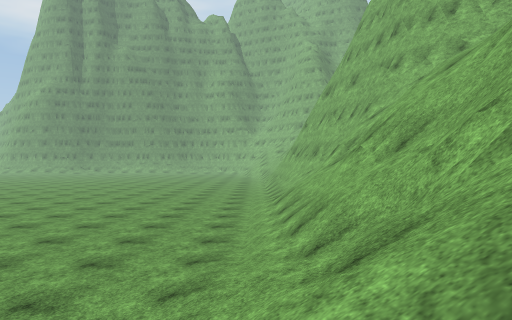
View 1 (above)

22 first-person views from a walk through a 3-D level made in the Unity game engine. The camera is 1.3 m above the floor, looks level and sees 70° across. The floor is counted in squares, 2 m on a side. Each view is taken from the middle of a square. On the plan, view 1 faces up. The plan holds only what a view shows up to about 11 squares ahead; the rest is blank. The place goes on beyond the plan. The player character is not drawn. Some surface patterns are stand-ins.

View 2
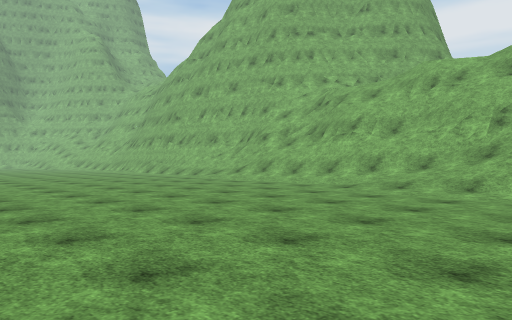

View 3
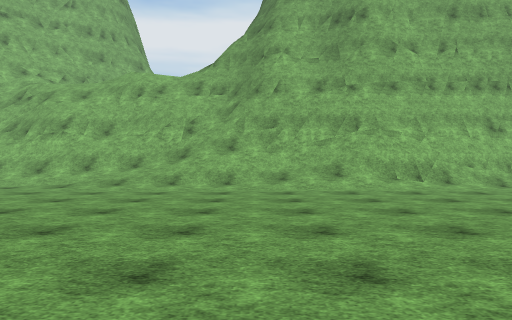

View 4
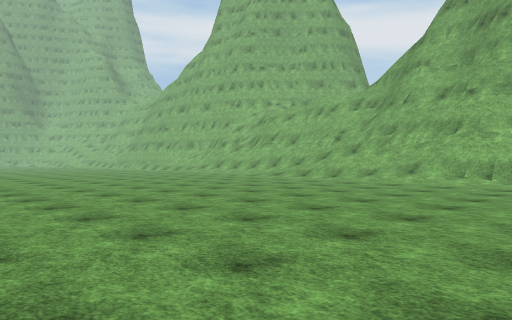

View 5
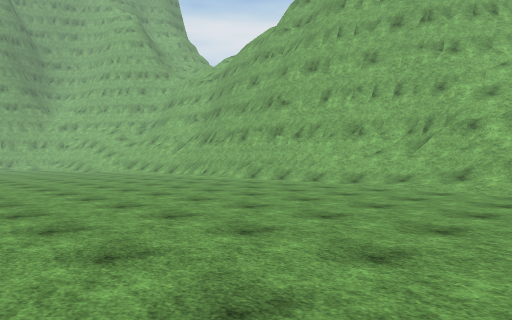

View 6
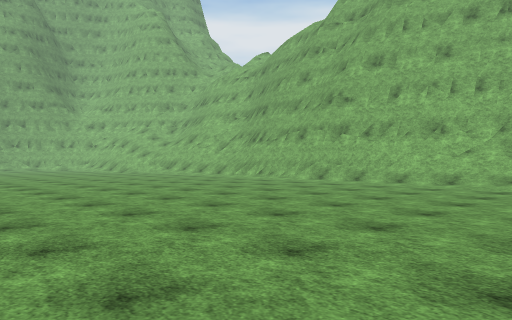

View 7
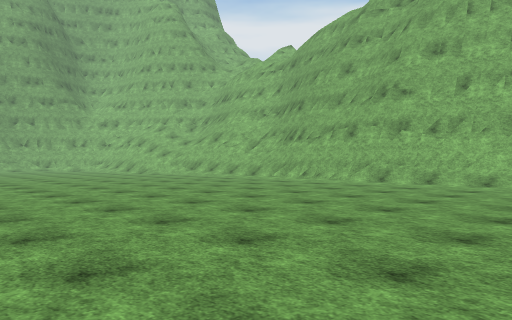

View 8
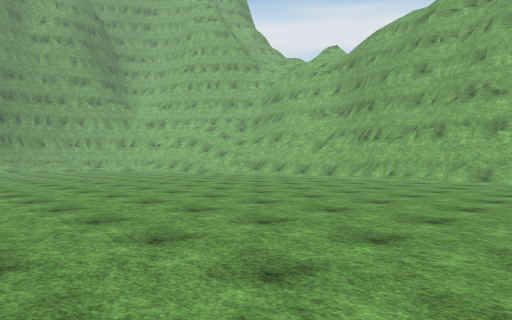

View 9
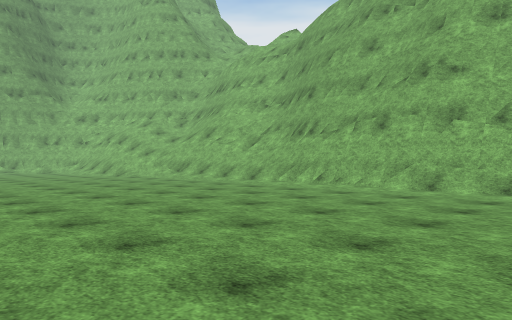

View 10
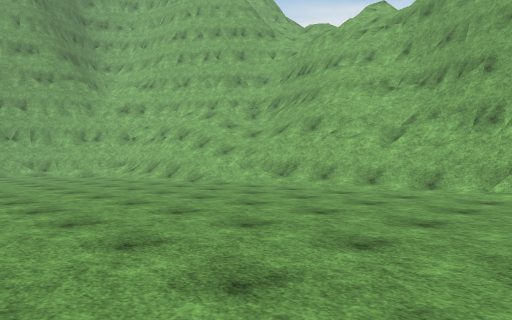

View 11
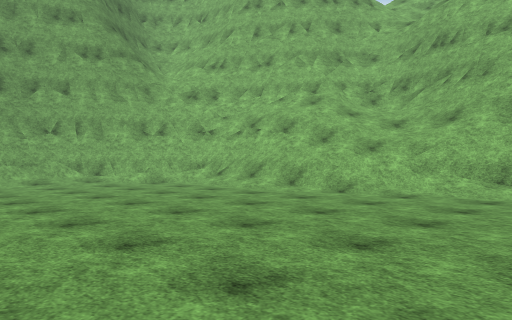

View 12
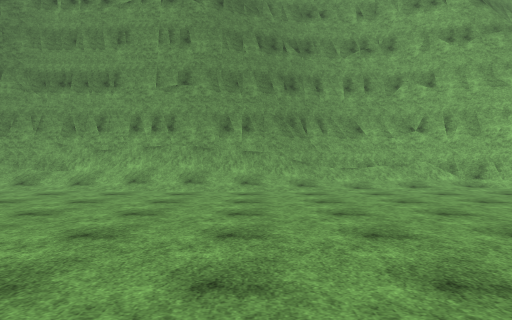

View 13
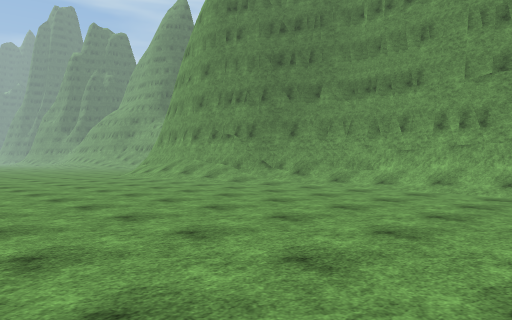

View 14
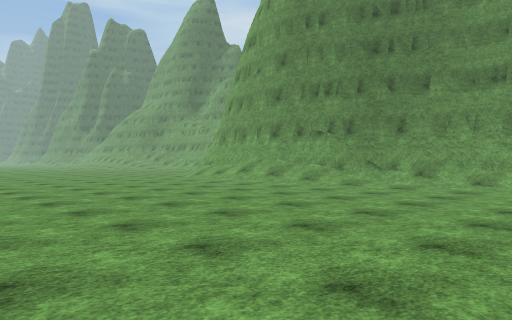

View 15
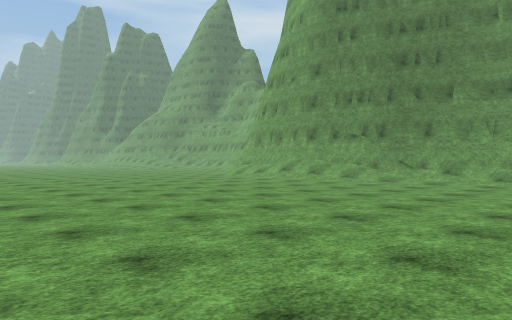

View 16
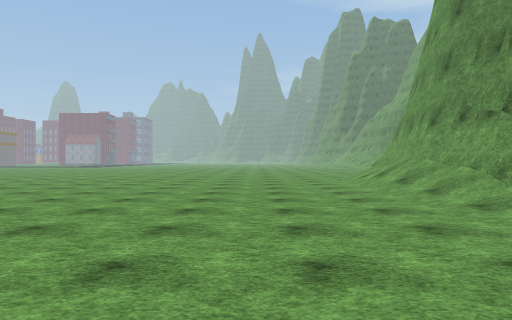

View 17
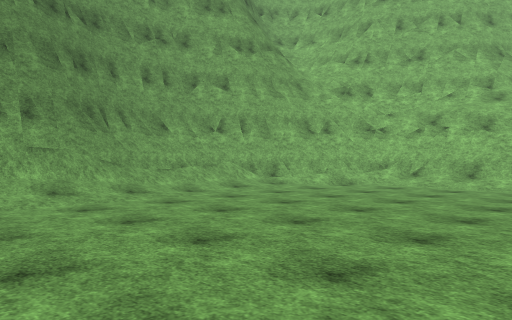

View 18
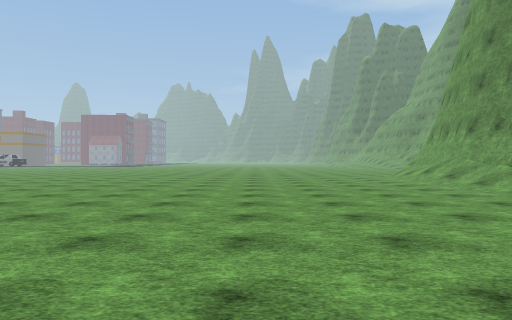

View 19
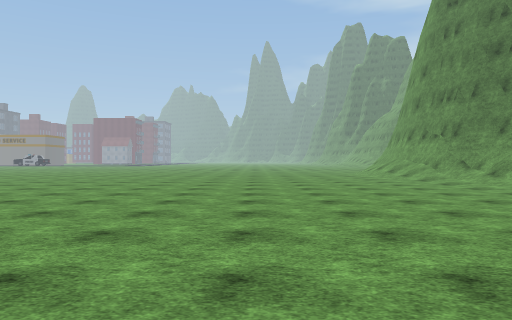

View 20
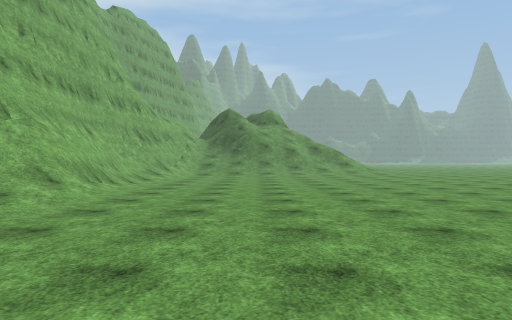

View 21
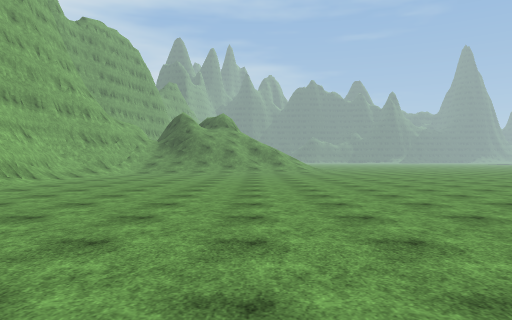

View 22
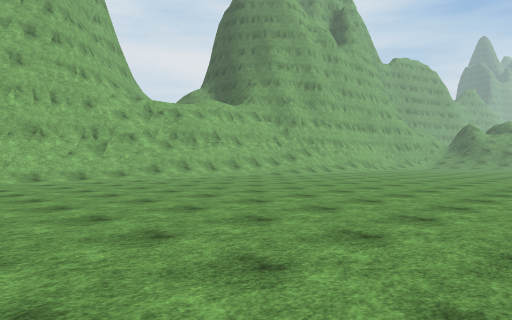

### Floor plan
Key: @ floor where view 1 was taken; # wall or solid block; . floor; / step, stairs or slope; = window, fence, low wall or low ledge.
Columns run from 22 left of view 1 to 5 right of it. Each row starts with its distance up from view 1.
 35          ###########
 34       ####/////////##
 33 #######=////////.../###
 32 ///////............./####
 31 ...................../#/#
 30 ...................../=/##
 29 .....................////##
 28 ...................../////#
 27 ......................///=#
 26 ......................///##
 25 ....................../=/##
 24 ....................../#/#
 23 ......................//##
 22 ............ .........//=#
 21   ........  .........../##
 20   ..  ..    ........../##
 19             ...........##
 18             ...........#
 17             ...........#
 16            ............#
 15            ............##
 14            ............##
 13            ............/#
 12             .........../##
 11             ..........///##
 10             ..........//=###
  9             ..........//==##
  8             ........../// =
  7              .........//==
  6              .........//##
  5              .........//=#
  4              .........///#
  3              ........//===
  2             .........///==
  1            ..........///=#
  0            ........../@##
 -1           ...........//##
 -2          ............//#
 -3          ............//#
 -4         ............./=#
 -5         ............./##
 -6            ...........##
 -7            ........../#

Where each view was taken, in squares from view 1:
view 1: 0 up, 0 right, facing up
view 2: 0 up, 8 left, facing up-right
view 3: 0 up, 9 left, facing right
view 4: 6 down, 11 left, facing up-right
view 5: 7 up, 8 left, facing up-right
view 6: 9 up, 9 left, facing up-right
view 7: 11 up, 9 left, facing up-right
view 8: 13 up, 11 left, facing up-right
view 9: 13 up, 7 left, facing up-right
view 10: 18 up, 7 left, facing up-right
view 11: 23 up, 7 left, facing up-right
view 12: 25 up, 8 left, facing up
view 13: 25 up, 8 left, facing up-left
view 14: 24 up, 11 left, facing up-left
view 15: 22 up, 11 left, facing up-left
view 16: 29 up, 11 left, facing left
view 17: 27 up, 10 left, facing up-right
view 18: 27 up, 9 left, facing left
view 19: 27 up, 5 left, facing left
view 20: 4 up, 4 left, facing down
view 21: 6 up, 7 left, facing down
view 22: 16 up, 11 left, facing down-right
